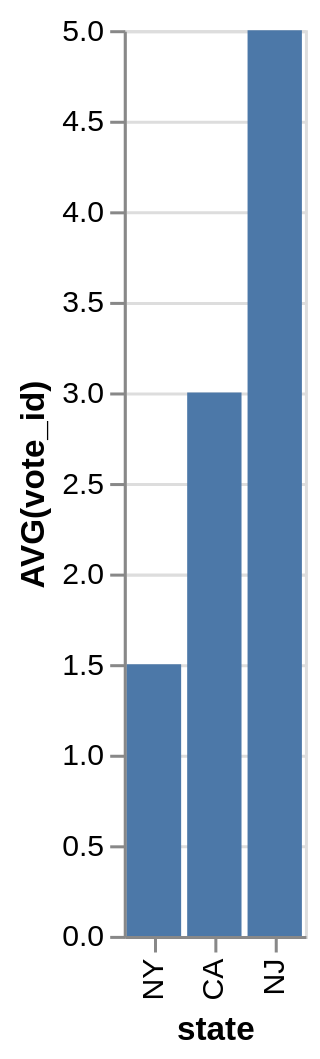

Write the Vega-Lite specification saved for this chart.
### Vega-Lite specification from a JSON file in a GitHub repository (floating-point values rounded to 4 significant figures)
{"data": {"values": [{"x_data": "NY", "y_data": 1.5}, {"x_data": "CA", "y_data": 3}, {"x_data": "NJ\n", "y_data": 5}]}, "mark": "bar", "encoding": {"x": {"field": "x_data", "type": "nominal", "title": "state", "sort": {"op": "sum", "field": "y_data", "order": "ascending"}}, "y": {"field": "y_data", "type": "quantitative", "title": "AVG(vote_id)"}}}
